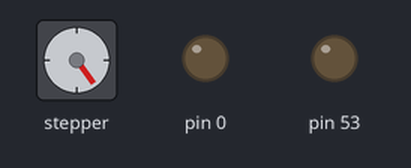
This sketch was run on a simulated Arduino Mega 2560, built with avr-gcc and run on an emulated ATmega2560. On the bench: stepper motor, output pins drawn as LEDs (lit = HIGH). Wiring (inferred from the names in the program): stepper motor driver (200 steps per turn assumed): step pin 9; direction pin 8. Storage starts empty; pins used as bus, display or sensor lines are not drawn; what the sketch prints to the serial monitor is not drawn.

Above: at 5.1 s.
Timing chart, 0 to 6.6 s (numbered marks = the images above):
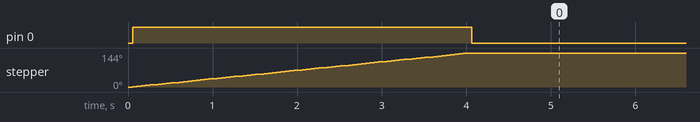

The sketch:

floppy_mega.ino
```cpp
// floppy - Independent Study Spring 2017 with Professor Shalom Ruben

#include <TimerOne.h>
#include <TimerThree.h>

#include <SD.h>

#define NUMDRIVES 7 //Number of Drives being used

#define MAXSTEPS 150 //Maximum number of steps the head can go
#define RESOLUTION 100 //us resolution of timer

//(125 cycles) * (128 prescaler) / (16MHz clock speed) = 1ms
//(1 * 128) / 16MHz

volatile int stepPins[NUMDRIVES + 1] = {
  A0, A2, A4, 9, A5, A3, A1}; //ODD PINS
volatile int dirPins[NUMDRIVES + 1]  = {
  A1, A3, A5, 8, A4, A2, A0}; //EVEN PINS

volatile int flag = 1;

//drive head position
volatile int headPos[NUMDRIVES + 1];

//period counter to match note period
volatile int periodCounter[NUMDRIVES + 1];

//the note period
volatile int notePeriod[NUMDRIVES + 1];

//State of each drive
volatile boolean driveState[NUMDRIVES + 1]; //1 or 0

//Direction of each drive
volatile boolean driveDir[NUMDRIVES + 1]; // 1 -> forward, 0 -> backwards

//MIDI bytes
byte midiStatus, midiChannel, midiCommand, midiNote, midiVelocity;

//Freq = 1/(RESOLUTION * Tick Count)
static int noteLUT[127];

volatile int tick = 0;

volatile int wait = 0;

File song;
byte input[100];

void setup()  {

  //Init parameters
  int i,j;
  for(i = 0; i < NUMDRIVES + 1; i++){
    driveDir[i] = 1; //Set initially at 1 to reset all drives
    driveState[i] = 0;

    periodCounter[i] = 0;
    notePeriod[i] = 0;

    headPos[i] = 0;

  }

  //Midi note setup found on wikipedia page on tuning standards
  double midi[127];
  int a = 440; // a is 440 hz...
  for (i = 0; i < 128; ++i)
  {
    midi[i] = a*pow(2, ((double)(i-69)/12));
  }

  //1/(resolution * noteLUT) = midi -> midi*resolution = 1/noteLUT
  for(i = 0; i < 127; i++){
    noteLUT[i] = 1/(2*midi[i]*RESOLUTION*.000001);
  }

  //Pin Setup
  for(i = 0; i < NUMDRIVES + 1; i++){
    pinMode(stepPins[i], OUTPUT);
    pinMode(dirPins[i], OUTPUT);
  }

  //Drive Reset
  for(i = 0; i < 80; i++){
    for(j = 0; j < NUMDRIVES + 1; j++){
      digitalWrite(dirPins[j], driveDir[j]);
      digitalWrite(stepPins[j], 0);
      digitalWrite(stepPins[j], 1);
    }

    delay(50);
  }

  //Set Drive Pins to forward direction
  for(i = 0; i < NUMDRIVES + 1; i++){
    driveDir[i] = 0;
    digitalWrite(dirPins[i], driveDir[i]);
  }

  delay(1000);

  //Serial for MIDI to Serial Drivers
  Serial.begin(115200);

  pinMode(53, OUTPUT);
  SD.begin(53);

  song = SD.open("getLucky.mid");

  if(song){
    Serial.print("File Found");
  }

  int header = 1;

  int trackNum;
  int fileType;
  int timeSig;
  int keySig;

  uint32_t PPQN=0; //Parts Per Quarter Note
  double BPM =0; //Beats Per Minute
  double usPerTick=0; //usPerTick

  int length = 0;

  if(header == 1){
    //Header
    song.read(input, 4);
    Serial.print(input[0], HEX);
    Serial.print(" ");
    Serial.print(input[1], HEX);
    Serial.print(" ");
    Serial.print(input[2], HEX);
    Serial.print(" ");
    Serial.print(input[3], HEX);
    Serial.print("\n");

    //Length of Data
    song.read(input, 4);
    Serial.print(input[0], HEX);
    Serial.print(" ");
    Serial.print(input[1], HEX);
    Serial.print(" ");
    Serial.print(input[2], HEX);
    Serial.print(" ");
    Serial.print(input[3], HEX);
    Serial.print("\n");

    //MIDI Format
    song.read(input, 2);
    Serial.print(input[0], HEX);
    Serial.print(" ");
    Serial.print(input[1], HEX);
    Serial.print("\n");

    fileType = input[1];

    //Number of Tracks
    song.read(input, 2);
    Serial.print(input[0], HEX);
    Serial.print(" ");
    Serial.print(input[1], HEX);
    Serial.print("\n");

    trackNum = input[1];

    //Time Divison or PPQN
    song.read(input, 2);
    Serial.print(input[0], HEX);
    Serial.print(" ");
    Serial.print(input[1], HEX);
    Serial.print("\n");

    PPQN = ((input[0]) << 8) + input[1];

header:
    //Track Header
    song.read(input, 4);
    Serial.print(input[0], HEX);
    Serial.print(" ");
    Serial.print(input[1], HEX);
    Serial.print(" ");
    Serial.print(input[2], HEX);
    Serial.print(" ");
    Serial.print(input[3], HEX);
    Serial.print("\n");

    //Track Length
    song.read(input, 4);
    Serial.print(input[0], HEX);
    Serial.print(" ");
    Serial.print(input[1], HEX);
    Serial.print(" ");
    Serial.print(input[2], HEX);
    Serial.print(" ");
    Serial.print(input[3], HEX);
    Serial.print(" ");
    Serial.print("\n");

    song.read(input, 1);
    Serial.print(input[0], HEX);
    Serial.print("\n");

    while(song.peek() == 0xFF){
      song.read(input, 1);
      Serial.print(input[0], HEX);
      Serial.print(" ");
      song.read(input, 1);
      Serial.print(input[0], HEX);
      Serial.print(" ");

      if(input[0] == 0x51){

        song.read(input, 1);

        Serial.print(input[0], HEX);
        Serial.print(" ");

        length = input[0];

        song.read(input, length);

        usPerTick = ((long)input[0] << 16) + ((long)input[1] << 8) + input[2];
        BPM = 60000000/usPerTick;


        for (int i = 0; i < length; i++){
          Serial.print(" ");
          Serial.print(input[i], HEX);
        }
        Serial.print("\n");
      }
      else if(input[0] == 0x59){
        song.read(input, 1);

        Serial.print(input[0], HEX);
        Serial.print(" ");

        length = input[0];

        song.read(input, length);

        for (int i = 0; i < length; i++){
          Serial.print(" ");
          Serial.print(input[i], HEX);
        }
        Serial.print("\n");
      }
      else if(input[0] == 0x2F){
        song.read(input, 1); // 0x00
        Serial.print(input[0], HEX);
        Serial.print("\n");

        goto header;


      }
      else{
        song.read(input, 1);

        Serial.print(input[0], HEX);
        Serial.print(" ");

        length = input[0];

        song.read(input, length);
        for (int i = 0; i < length; i++){
          Serial.print(" ");
          Serial.print(input[i], HEX);
        }
        Serial.print("\n");
      }

      song.read(input, 1); // 0x00
      Serial.print(input[0], HEX);
      Serial.print("\n");

    }
  }


  header = 0;
  BPM = 120;

  PPQN = 192;
  //This is the calculation needed to determine how much each tick lasts
  //A good source was found here:
  //http://stackoverflow.com/questions/24717050/midi-tick-to-millisecond
  usPerTick = round(1000*60000/(BPM*PPQN));


  //Set timer1 inter60000/(BPM*PPQN) rupt and initialize
  Timer1.initialize(RESOLUTION);
  Timer1.attachInterrupt(count);

  Timer3.initialize(usPerTick);
  Timer3.attachInterrupt(parse);


}

void loop(){

  while(flag == 0);

  song.read(input, 2);
  midiStatus = input[0];
  midiNote = input[1];

  Serial.print(midiStatus , HEX);
  Serial.print(" ");
  Serial.print(midiNote, HEX);
  Serial.print(" ");


  midiChannel = midiStatus & B00001111;
  midiCommand = midiStatus & B11110000;

  //This is the message for the end of a track
  //This part is where I left on because I realized
  //that the midi file would need to be parsed through entirely
  if(midiStatus == 0xFF && midiNote == 0x2F){
    while(1);
  }

  if(midiCommand == 0xC0 || midiCommand == 0xD0){
  }
  else{


    song.read(input, 1);
    midiVelocity = input[0];

    Serial.println(midiVelocity, HEX);

  }

  //Ensure we are not going over the number of drives we have
  if(midiChannel < NUMDRIVES + 1){
    //Note On, set notePeriod to the midi note period
    if(midiCommand == 0x90 && midiVelocity != 0){
      notePeriod[midiChannel] = noteLUT[midiNote];
    }
    //Note off, Channel Off, velocity = 0
    else if(midiCommand == 0x80 || (midiCommand == 0xB0 && midiNote == 120) || midiVelocity == 0){
      notePeriod[midiChannel] = 0;
    }
  }

  int temp = 0;
  wait = 0;
  while(song.peek() >= 0x80){
    song.read(input, 1);
    Serial.print(input[0], HEX);
    Serial.print(" ");
    wait = input[0] & 0x7F;
    wait = wait << 7;
  }
  song.read(input ,1);
  Serial.println(input[0], HEX);

  wait |= input[0];
  flag = 0;

}

void count(){
  int i;
  //For each drive
  for(i = 0; i < NUMDRIVES + 1; i++){
    //If the desired drive is suppose to be ticking
    if(notePeriod[i] > 0){
      //tick the drive
      periodCounter[i]++;

      //If the drive has reached the desired period
      if(periodCounter[i] >= notePeriod[i]){

        //Flip the drive
        driveState[i] ^= 1;
        digitalWrite(stepPins[i], driveState[i]);

        //reset the counter
        periodCounter[i] = 0; //IT WAS == AND I COULDN'T FIGURE OUT WHY IT WASN'T WORKING

        headPos[i]++;
        //If the drive is at the maximum step, reset its direction
        if(headPos[i] >= MAXSTEPS){
          headPos[i] = 0;
          driveDir[i] ^= 1;
          digitalWrite(dirPins[i], driveDir[i]);
        }
      }
    }
    else{
      //Set Counter to 0
      periodCounter[i] = 0;

    }
  }
}

//ISR for parsing through the MIDI tracks
void parse(){
  //If the flag is 0, we should be ticking
  if(flag == 0){
    tick++;

    //If the wait time from the delta time is reached
    if(tick >= wait){
      tick = 0;
      //Raise the flag to let the main loop that it can get the next message
      flag = 1;
    }
  }
  else{
    tick = 0;
  }

}
```
